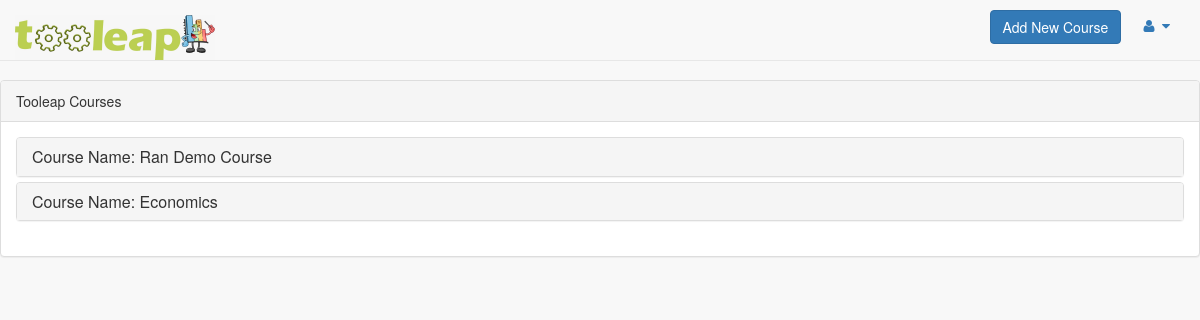
Page /quiz/teacher/ (signed in) on the earlier database version.
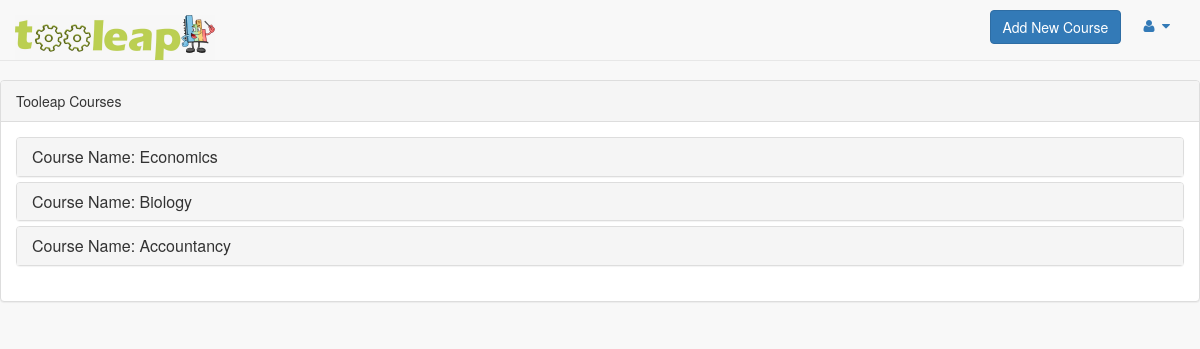
Same page on the later database version.
### quiz/models.py (models this page shows, shortened)
class Course(models.Model):
    course_name = models.CharField(max_length=100)
    course_desc = models.CharField(max_length=500)

### quiz/views.py (the view)
# urls.py: path('teacher/', views.teacher, name='teacher'),
def teacher(request):
    courses_list = Course.objects.all()
    template = loader.get_template('quiz/teacher_view.html')
    context = {
        'courses_list': courses_list,
    }
    return HttpResponse(template.render(context, request))

### quiz/templates/quiz/teacher_view.html (shortened to what this page needs)
{% load static %}
<!doctype html>
<html>
<head>
    <link href="{% static 'vendor/bootstrap/css/bootstrap.min.css' %}" rel="stylesheet">
    <link href="{% static 'vendor/metisMenu/metisMenu.min.css' %}" rel="stylesheet">
    <link href="{% static 'dist/css/sb-admin-2.css' %}" rel="stylesheet">
    <link href="{% static 'vendor/font-awesome/css/font-awesome.min.css' %}" rel="stylesheet">
</head>
<body>
      {% if user.is_staff %}
      <nav id="navinav" class="navbar navbar-default navbar-static-top" role="navigation">
          <div class="navbar-header">
        <a class="navbar-brand" ><img id = "logo" src="{% static 'data/logoTooleap.jpeg' %} "height="45" width="200" > </a>
<br><br><br>
          </div>
          <ul class="nav navbar-top-links navbar-right">
            <a href="/quiz/teacher/add_course"><button type="button" class="btn btn-primary">Add New Course</button></a>
              <li class="dropdown">
                  <a class="dropdown-toggle" data-toggle="dropdown" href="#">
                      <i class="fa fa-user fa-fw"></i> <i class="fa fa-caret-down"></i>
                  </a>
              </li>
          </ul>
      </nav>
        <div class="row">
            <div id= "acordi" class="col-lg-12">
                <div class="panel panel-default">
                    <div class="panel-heading">
                        Tooleap Courses
                    </div>
                    <div class="panel-body">
                        <div class="panel-group" id="accordion">
                          {% for course in courses_list %}
                               <div class="panel panel-default">
                                   <div class="panel-heading">
                                       <h4 class="panel-title">
                                           <a data-toggle="collapse" data-parent="#accordion" href="#{{course.id}}"> Course Name: {{ course.course_name }}</a>
                                       </h4>
                                   </div>
                               </div>
                          {% endfor %}
                        </div>
                    </div>
                </div>
            </div>
  {% else %}
    <p>You are not a teacher </p>
    <a href="/quiz/">Students</a>
  {% endif %}
</body>
</html>

Differences in the rows shown:
removed Course: course_name "Ran Demo Course"
added Course: course_name "Biology"
added Course: course_name "Accountancy"
